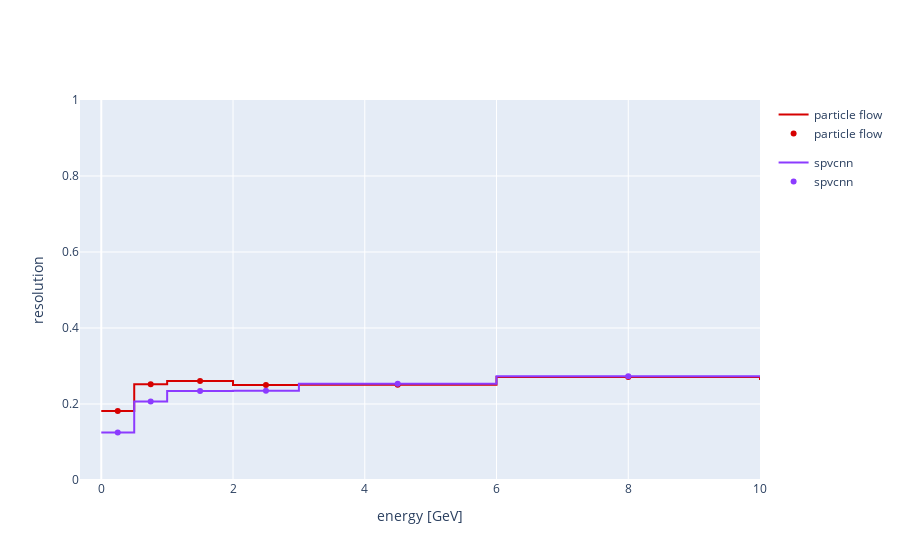

Source (notebook cell):
### Code cell
resolution_fig = make_step_plot(edges, pf_resolution, nn_resolution)
resolution_fig.update_layout(yaxis_range=(0,1), yaxis_title='resolution', xaxis_title='energy [GeV]')
resolution_fig.show()

### Figure 1 — Plotly figure (JSON) as saved in the notebook; plotly's stock layout.template omitted (floating-point values rounded to 4 significant figures)
{"data": [{"legendgroup": "particle flow", "line": {"color": "rgb(214, 0, 0)", "shape": "hv"}, "mode": "lines", "name": "particle flow", "type": "scatter", "x": [0, 0.5, 1, 2, 3, 6, 10], "y": [0.1814, 0.2521, 0.2608, 0.2499, 0.2505, 0.2709, 0.2633]}, {"legendgroup": "particle flow", "line": {"color": "rgb(214, 0, 0)"}, "mode": "markers", "name": "particle flow", "type": "scatter", "x": [0.25, 0.75, 1.5, 2.5, 4.5, 8], "y": [0.1814, 0.2521, 0.2608, 0.2499, 0.2505, 0.2709]}, {"legendgroup": "spvcnn", "line": {"color": "rgb(140, 59, 255)", "shape": "hv"}, "mode": "lines", "name": "spvcnn", "type": "scatter", "x": [0, 0.5, 1, 2, 3, 6, 10], "y": [0.1253, 0.2066, 0.2345, 0.2346, 0.2531, 0.2729, 0.2738]}, {"legendgroup": "spvcnn", "line": {"color": "rgb(140, 59, 255)"}, "mode": "markers", "name": "spvcnn", "type": "scatter", "x": [0.25, 0.75, 1.5, 2.5, 4.5, 8], "y": [0.1253, 0.2066, 0.2345, 0.2346, 0.2531, 0.2729]}], "layout": {"xaxis": {"title": {"text": "energy [GeV]"}}, "yaxis": {"range": [0, 1], "title": {"text": "resolution"}}}}
